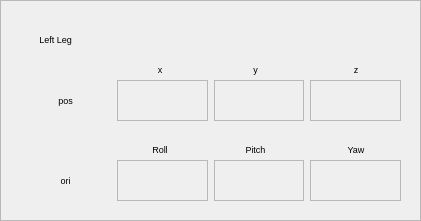
    <widget class="QFrame" name="frame_8">
     <property name="geometry">
      <rect>
       <x>436</x>
       <y>244</y>
       <width>421</width>
       <height>221</height>
      </rect>
     </property>
     <property name="font">
      <font>
       <pointsize>7</pointsize>
      </font>
     </property>
     <property name="frameShape">
      <enum>QFrame::StyledPanel</enum>
     </property>
     <property name="frameShadow">
      <enum>QFrame::Raised</enum>
     </property>
     <widget class="QFrame" name="frame_25">
      <property name="geometry">
       <rect>
        <x>10</x>
        <y>20</y>
        <width>401</width>
        <height>191</height>
       </rect>
      </property>
      <property name="font">
       <font>
        <pointsize>7</pointsize>
       </font>
      </property>
      <property name="frameShape">
       <enum>QFrame::NoFrame</enum>
      </property>
      <property name="frameShadow">
       <enum>QFrame::Raised</enum>
      </property>
      <widget class="QLabel" name="label_189">
       <property name="geometry">
        <rect>
         <x>120</x>
         <y>40</y>
         <width>60</width>
         <height>19</height>
        </rect>
       </property>
       <property name="font">
        <font>
         <pointsize>7</pointsize>
         <italic>false</italic>
        </font>
       </property>
       <property name="text">
        <string>x</string>
       </property>
       <property name="alignment">
        <set>Qt::AlignCenter</set>
       </property>
      </widget>
      <widget class="QLabel" name="label_190">
       <property name="geometry">
        <rect>
         <x>320</x>
         <y>40</y>
         <width>52</width>
         <height>19</height>
        </rect>
       </property>
       <property name="font">
        <font>
         <pointsize>7</pointsize>
        </font>
       </property>
       <property name="text">
        <string>z</string>
       </property>
       <property name="alignment">
        <set>Qt::AlignCenter</set>
       </property>
      </widget>
      <widget class="QLabel" name="label_191">
       <property name="geometry">
        <rect>
         <x>210</x>
         <y>40</y>
         <width>71</width>
         <height>19</height>
        </rect>
       </property>
       <property name="font">
        <font>
         <pointsize>7</pointsize>
         <italic>false</italic>
        </font>
       </property>
       <property name="text">
        <string>y</string>
       </property>
       <property name="alignment">
        <set>Qt::AlignCenter</set>
       </property>
      </widget>
      <widget class="QLabel" name="label_192">
       <property name="geometry">
        <rect>
         <x>-40</x>
         <y>10</y>
         <width>171</width>
         <height>19</height>
        </rect>
       </property>
       <property name="font">
        <font>
         <pointsize>7</pointsize>
         <italic>false</italic>
        </font>
       </property>
       <property name="text">
        <string>Left Leg</string>
       </property>
       <property name="alignment">
        <set>Qt::AlignCenter</set>
       </property>
      </widget>
      <widget class="QWidget" name="horizontalLayoutWidget_37">
       <property name="geometry">
        <rect>
         <x>10</x>
         <y>60</y>
         <width>381</width>
         <height>41</height>
        </rect>
       </property>
       <property name="font">
        <font>
         <pointsize>7</pointsize>
        </font>
       </property>
       <layout class="QHBoxLayout" name="horizontalLayout_40">
        <item>
         <layout class="QVBoxLayout" name="verticalLayout_161">
          <item>
           <widget class="QLabel" name="label_279">
            <property name="font">
             <font>
              <pointsize>7</pointsize>
              <italic>false</italic>
             </font>
            </property>
            <property name="text">
             <string>pos</string>
            </property>
            <property name="alignment">
             <set>Qt::AlignCenter</set>
            </property>
           </widget>
          </item>
         </layout>
        </item>
        <item>
         <layout class="QVBoxLayout" name="verticalLayout_162">
          <item>
           <widget class="QLabel" name="LL_pos_x">
            <property name="font">
             <font>
              <pointsize>7</pointsize>
             </font>
            </property>
            <property name="frameShape">
             <enum>QFrame::StyledPanel</enum>
            </property>
            <property name="frameShadow">
             <enum>QFrame::Plain</enum>
            </property>
            <property name="text">
             <string/>
            </property>
           </widget>
          </item>
         </layout>
        </item>
        <item>
         <layout class="QVBoxLayout" name="verticalLayout_163">
          <item>
           <widget class="QLabel" name="LL_pos_y">
            <property name="font">
             <font>
              <pointsize>7</pointsize>
             </font>
            </property>
            <property name="frameShape">
             <enum>QFrame::StyledPanel</enum>
            </property>
            <property name="frameShadow">
             <enum>QFrame::Plain</enum>
            </property>
            <property name="text">
             <string/>
            </property>
           </widget>
          </item>
         </layout>
        </item>
        <item>
         <layout class="QVBoxLayout" name="verticalLayout_164">
          <item>
           <widget class="QLabel" name="LL_pos_z">
            <property name="font">
             <font>
              <pointsize>7</pointsize>
             </font>
            </property>
            <property name="frameShape">
             <enum>QFrame::StyledPanel</enum>
            </property>
            <property name="frameShadow">
             <enum>QFrame::Plain</enum>
            </property>
            <property name="text">
             <string/>
            </property>
           </widget>
          </item>
         </layout>
        </item>
       </layout>
      </widget>
      <widget class="QLabel" name="label_261">
       <property name="geometry">
        <rect>
         <x>320</x>
         <y>120</y>
         <width>52</width>
         <height>19</height>
        </rect>
       </property>
       <property name="font">
        <font>
         <pointsize>7</pointsize>
        </font>
       </property>
       <property name="text">
        <string>Yaw</string>
       </property>
       <property name="alignment">
        <set>Qt::AlignCenter</set>
       </property>
      </widget>
      <widget class="QWidget" name="horizontalLayoutWidget_33">
       <property name="geometry">
        <rect>
         <x>10</x>
         <y>140</y>
         <width>381</width>
         <height>41</height>
        </rect>
       </property>
       <property name="font">
        <font>
         <pointsize>7</pointsize>
        </font>
       </property>
       <layout class="QHBoxLayout" name="horizontalLayout_36">
        <item>
         <layout class="QVBoxLayout" name="verticalLayout_145">
          <item>
           <widget class="QLabel" name="label_263">
            <property name="font">
             <font>
              <pointsize>7</pointsize>
              <italic>false</italic>
             </font>
            </property>
            <property name="text">
             <string>ori</string>
            </property>
            <property name="alignment">
             <set>Qt::AlignCenter</set>
            </property>
           </widget>
          </item>
         </layout>
        </item>
        <item>
         <layout class="QVBoxLayout" name="verticalLayout_146">
          <item>
           <widget class="QLabel" name="LL_ori_x">
            <property name="font">
             <font>
              <pointsize>7</pointsize>
             </font>
            </property>
            <property name="frameShape">
             <enum>QFrame::StyledPanel</enum>
            </property>
            <property name="frameShadow">
             <enum>QFrame::Plain</enum>
            </property>
            <property name="text">
             <string/>
            </property>
           </widget>
          </item>
         </layout>
        </item>
        <item>
         <layout class="QVBoxLayout" name="verticalLayout_147">
          <item>
           <widget class="QLabel" name="LL_ori_y">
            <property name="font">
             <font>
              <pointsize>7</pointsize>
             </font>
            </property>
            <property name="frameShape">
             <enum>QFrame::StyledPanel</enum>
            </property>
            <property name="frameShadow">
             <enum>QFrame::Plain</enum>
            </property>
            <property name="text">
             <string/>
            </property>
           </widget>
          </item>
         </layout>
        </item>
        <item>
         <layout class="QVBoxLayout" name="verticalLayout_148">
          <item>
           <widget class="QLabel" name="LL_ori_z">
            <property name="font">
             <font>
              <pointsize>7</pointsize>
             </font>
            </property>
            <property name="frameShape">
             <enum>QFrame::StyledPanel</enum>
            </property>
            <property name="frameShadow">
             <enum>QFrame::Plain</enum>
            </property>
            <property name="text">
             <string/>
            </property>
           </widget>
          </item>
         </layout>
        </item>
       </layout>
      </widget>
      <widget class="QLabel" name="label_264">
       <property name="geometry">
        <rect>
         <x>120</x>
         <y>120</y>
         <width>60</width>
         <height>19</height>
        </rect>
       </property>
       <property name="font">
        <font>
         <pointsize>7</pointsize>
         <italic>false</italic>
        </font>
       </property>
       <property name="text">
        <string>Roll</string>
       </property>
       <property name="alignment">
        <set>Qt::AlignCenter</set>
       </property>
      </widget>
      <widget class="QLabel" name="label_265">
       <property name="geometry">
        <rect>
         <x>210</x>
         <y>120</y>
         <width>71</width>
         <height>19</height>
        </rect>
       </property>
       <property name="font">
        <font>
         <pointsize>7</pointsize>
         <italic>false</italic>
        </font>
       </property>
       <property name="text">
        <string>Pitch</string>
       </property>
       <property name="alignment">
        <set>Qt::AlignCenter</set>
       </property>
      </widget>
     </widget>
     <widget class="QFrame" name="frame_34">
      <property name="geometry">
       <rect>
        <x>0</x>
        <y>236</y>
        <width>421</width>
        <height>221</height>
       </rect>
      </property>
      <property name="font">
       <font>
        <pointsize>7</pointsize>
       </font>
      </property>
      <property name="frameShape">
       <enum>QFrame::StyledPanel</enum>
      </property>
      <property name="frameShadow">
       <enum>QFrame::Raised</enum>
      </property>
      <widget class="QFrame" name="frame_35">
       <property name="geometry">
        <rect>
         <x>10</x>
         <y>20</y>
         <width>401</width>
         <height>191</height>
        </rect>
       </property>
       <property name="font">
        <font>
         <pointsize>7</pointsize>
        </font>
       </property>
       <property name="frameShape">
        <enum>QFrame::NoFrame</enum>
       </property>
       <property name="frameShadow">
        <enum>QFrame::Raised</enum>
       </property>
       <widget class="QLabel" name="label_217">
        <property name="geometry">
         <rect>
          <x>120</x>
          <y>40</y>
          <width>60</width>
          <height>19</height>
         </rect>
        </property>
        <property name="font">
         <font>
          <pointsize>7</pointsize>
          <italic>false</italic>
         </font>
        </property>
        <property name="text">
         <string>x</string>
        </property>
        <property name="alignment">
         <set>Qt::AlignCenter</set>
        </property>
       </widget>
       <widget class="QLabel" name="label_218">
        <property name="geometry">
         <rect>
          <x>320</x>
          <y>40</y>
          <width>52</width>
          <height>19</height>
         </rect>
        </property>
        <property name="font">
         <font>
          <pointsize>7</pointsize>
         </font>
        </property>
        <property name="text">
         <string>z</string>
        </property>
        <property name="alignment">
         <set>Qt::AlignCenter</set>
        </property>
       </widget>
       <widget class="QLabel" name="label_219">
        <property name="geometry">
         <rect>
          <x>210</x>
          <y>40</y>
          <width>71</width>
          <height>19</height>
         </rect>
        </property>
        <property name="font">
         <font>
          <pointsize>7</pointsize>
          <italic>false</italic>
         </font>
        </property>
        <property name="text">
         <string>y</string>
        </property>
        <property name="alignment">
         <set>Qt::AlignCenter</set>
        </property>
       </widget>
       <widget class="QLabel" name="label_220">
        <property name="geometry">
         <rect>
          <x>-40</x>
          <y>10</y>
          <width>171</width>
          <height>19</height>
         </rect>
        </property>
        <property name="font">
         <font>
          <pointsize>7</pointsize>
          <italic>false</italic>
         </font>
        </property>
        <property name="text">
         <string>Right Leg</string>
        </property>
        <property name="alignment">
         <set>Qt::AlignCenter</set>
        </property>
       </widget>
       <widget class="QWidget" name="horizontalLayoutWidget_48">
        <property name="geometry">
         <rect>
          <x>10</x>
          <y>60</y>
          <width>381</width>
          <height>41</height>
         </rect>
        </property>
        <property name="font">
         <font>
          <pointsize>7</pointsize>
         </font>
        </property>
        <layout class="QHBoxLayout" name="horizontalLayout_51">
         <item>
          <layout class="QVBoxLayout" name="verticalLayout_205">
           <item>
            <widget class="QLabel" name="label_326">
             <property name="font">
              <font>
               <pointsize>7</pointsize>
               <italic>false</italic>
              </font>
             </property>
             <property name="text">
              <string>pos</string>
             </property>
             <property name="alignment">
              <set>Qt::AlignCenter</set>
             </property>
            </widget>
           </item>
          </layout>
         </item>
         <item>
          <layout class="QVBoxLayout" name="verticalLayout_206">
           <item>
            <widget class="QLabel" name="IMU1_34">
             <property name="font">
              <font>
               <pointsize>7</pointsize>
              </font>
             </property>
             <property name="frameShape">
              <enum>QFrame::StyledPanel</enum>
             </property>
             <property name="frameShadow">
              <enum>QFrame::Plain</enum>
             </property>
             <property name="text">
              <string/>
             </property>
            </widget>
           </item>
          </layout>
         </item>
         <item>
          <layout class="QVBoxLayout" name="verticalLayout_207">
           <item>
            <widget class="QLabel" name="IMU2_34">
             <property name="font">
              <font>
               <pointsize>7</pointsize>
              </font>
             </property>
             <property name="frameShape">
              <enum>QFrame::StyledPanel</enum>
             </property>
             <property name="frameShadow">
              <enum>QFrame::Plain</enum>
             </property>
             <property name="text">
              <string/>
             </property>
            </widget>
           </item>
          </layout>
         </item>
         <item>
          <layout class="QVBoxLayout" name="verticalLayout_208">
           <item>
            <widget class="QLabel" name="IMU3_34">
             <property name="font">
              <font>
               <pointsize>7</pointsize>
              </font>
             </property>
             <property name="frameShape">
              <enum>QFrame::StyledPanel</enum>
             </property>
             <property name="frameShadow">
              <enum>QFrame::Plain</enum>
             </property>
             <property name="text">
              <string/>
             </property>
            </widget>
           </item>
          </layout>
         </item>
        </layout>
       </widget>
       <widget class="QLabel" name="label_327">
        <property name="geometry">
         <rect>
          <x>320</x>
          <y>120</y>
          <width>52</width>
          <height>19</height>
         </rect>
        </property>
        <property name="font">
         <font>
          <pointsize>7</pointsize>
         </font>
        </property>
        <property name="text">
         <string>Yaw</string>
        </property>
        <property name="alignment">
         <set>Qt::AlignCenter</set>
        </property>
       </widget>
       <widget class="QWidget" name="horizontalLayoutWidget_49">
        <property name="geometry">
         <rect>
          <x>10</x>
          <y>140</y>
          <width>381</width>
          <height>41</height>
         </rect>
        </property>
        <property name="font">
         <font>
          <pointsize>7</pointsize>
         </font>
        </property>
        <layout class="QHBoxLayout" name="horizontalLayout_52">
         <item>
          <layout class="QVBoxLayout" name="verticalLayout_209">
           <item>
            <widget class="QLabel" name="label_328">
             <property name="font">
              <font>
               <pointsize>7</pointsize>
               <italic>false</italic>
              </font>
             </property>
             <property name="text">
              <string>ori</string>
             </property>
             <property name="alignment">
              <set>Qt::AlignCenter</set>
             </property>
            </widget>
           </item>
          </layout>
         </item>
         <item>
          <layout class="QVBoxLayout" name="verticalLayout_210">
           <item>
            <widget class="QLabel" name="IMU1_35">
             <property name="font">
              <font>
               <pointsize>7</pointsize>
              </font>
             </property>
             <property name="frameShape">
              <enum>QFrame::StyledPanel</enum>
             </property>
             <property name="frameShadow">
              <enum>QFrame::Plain</enum>
             </property>
             <property name="text">
              <string/>
             </property>
            </widget>
           </item>
          </layout>
         </item>
         <item>
          <layout class="QVBoxLayout" name="verticalLayout_211">
           <item>
            <widget class="QLabel" name="IMU2_35">
             <property name="font">
              <font>
               <pointsize>7</pointsize>
              </font>
             </property>
             <property name="frameShape">
              <enum>QFrame::StyledPanel</enum>
             </property>
             <property name="frameShadow">
              <enum>QFrame::Plain</enum>
             </property>
             <property name="text">
              <string/>
             </property>
            </widget>
           </item>
          </layout>
         </item>
         <item>
          <layout class="QVBoxLayout" name="verticalLayout_212">
           <item>
            <widget class="QLabel" name="IMU3_35">
             <property name="font">
              <font>
               <pointsize>7</pointsize>
              </font>
             </property>
             <property name="frameShape">
              <enum>QFrame::StyledPanel</enum>
             </property>
             <property name="frameShadow">
              <enum>QFrame::Plain</enum>
             </property>
             <property name="text">
              <string/>
             </property>
            </widget>
           </item>
          </layout>
         </item>
        </layout>
       </widget>
       <widget class="QLabel" name="label_329">
        <property name="geometry">
         <rect>
          <x>120</x>
          <y>120</y>
          <width>60</width>
          <height>19</height>
         </rect>
        </property>
        <property name="font">
         <font>
          <pointsize>7</pointsize>
          <italic>false</italic>
         </font>
        </property>
        <property name="text">
         <string>Roll</string>
        </property>
        <property name="alignment">
         <set>Qt::AlignCenter</set>
        </property>
       </widget>
       <widget class="QLabel" name="label_330">
        <property name="geometry">
         <rect>
          <x>210</x>
          <y>120</y>
          <width>71</width>
          <height>19</height>
         </rect>
        </property>
        <property name="font">
         <font>
          <pointsize>7</pointsize>
          <italic>false</italic>
         </font>
        </property>
        <property name="text">
         <string>Pitch</string>
        </property>
        <property name="alignment">
         <set>Qt::AlignCenter</set>
        </property>
       </widget>
      </widget>
     </widget>
    </widget>
